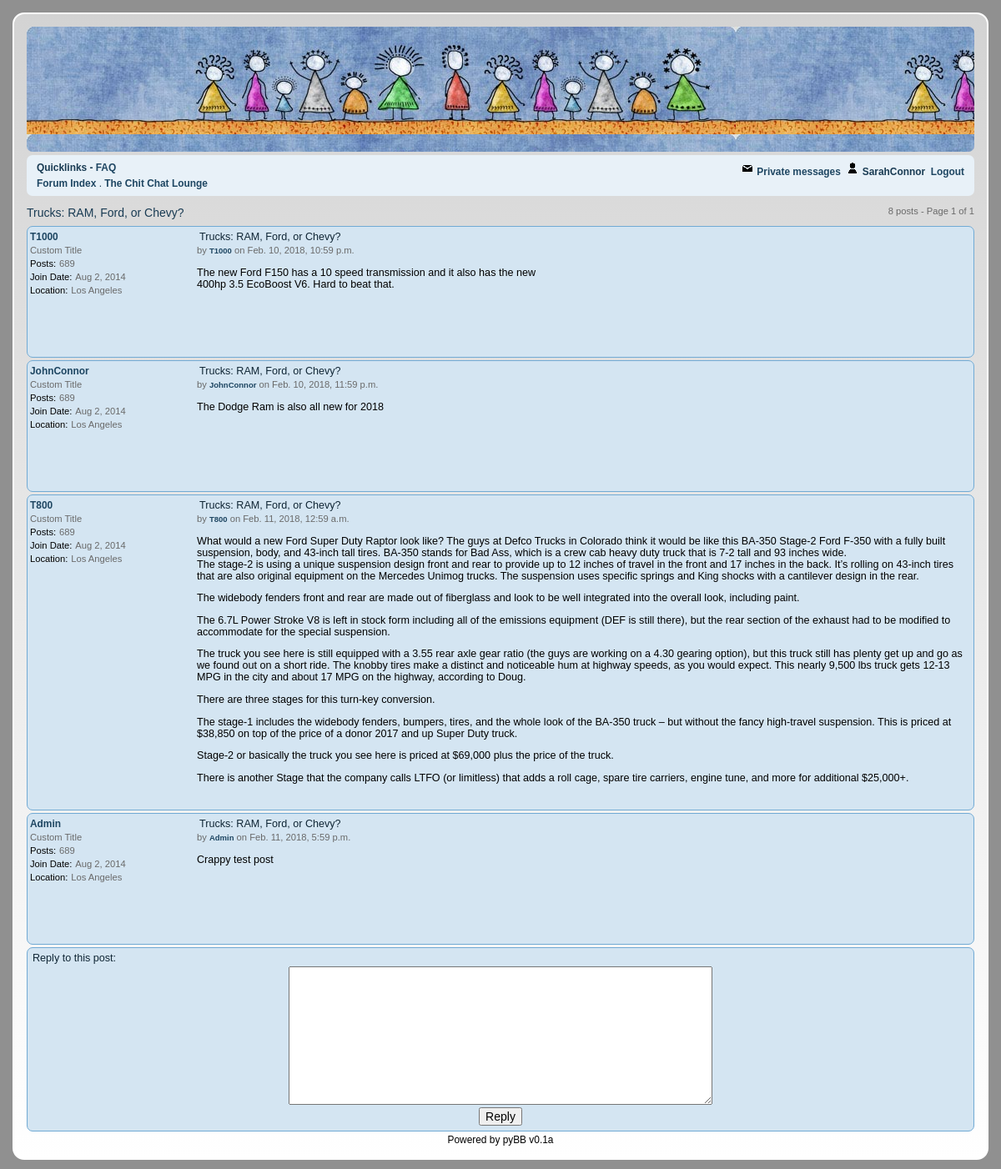
The app's page /viewtopic/2/ (signed in) with its own data.
### board/models.py (models this page shows, shortened)
class Topic(models.Model):
	forum = models.ForeignKey(Forum)
	title = models.CharField(max_length=80)
	created = models.DateTimeField(null=True)
	last_post_created = models.DateTimeField(null=True)
	last_post_author = models.ForeignKey(User,null=True,related_name='+')
	author = models.ForeignKey(User)
	reply_count = models.IntegerField(default=0)
	view_count = models.IntegerField(default=0)
	post_icon = models.ForeignKey(PostIcon,null=True)

class Forum(models.Model):
	name = models.CharField(max_length=80)
	description = models.CharField(max_length=256)
	last_post_created = models.DateTimeField(null=True)
	last_post_author = models.ForeignKey(User,null=True,related_name='+')
	topics_count = models.IntegerField(default=0)
	posts_count = models.IntegerField(default=0)

class Post(models.Model):
	body    = models.TextField(max_length=10000)
	created = models.DateTimeField()
	topic   = models.ForeignKey(Topic)
	author  = models.ForeignKey(User, null=True)

### board/views.py (the view)
# urls.py: url(r'^viewtopic/(?P<topic_id>\d+)/', board.views.view_topic, name='viewtopic'),
def view_topic(request, topic_id):
	topic_post_list = Post.objects.filter(topic=topic_id).order_by('created')
	topic = Topic.objects.get(pk=topic_id)
	context = { 'topic_post_list': topic_post_list,
				'topic': topic,}
	topic.view_count = topic.view_count + 1
	topic.save()
	return render(request, 'board/viewtopic.html', context)

### board/templates/board/viewtopic.html (shortened to what this page needs)
{% extends 'board/base.html' %}
{% block content %}
	<div class='forum-titlebar'>
		{% if topic %}
			<span class='forum-title'>{{ topic.title }}</span>
			<span class='forum-title-info'>{{ topic.reply_count }} posts - Page 1 of 1</span>
		{% else %}
			No topic found
		{% endif %}
	</div>
	<div class='post-bg'>
		<div class='forumb-bg-inner'>
			{% if topic_post_list %}
				{% for p in topic_post_list %}
					<div class='post-container'>
						<div class='section-post-userprofile'>
							<span class='post-username'><a href="{% url 'profile' p.author.id %}">{{ p.author }}</a></span><br>
							<span class='post-fielddata'>Custom Title</span><br>
							<span class='post-field'>Posts:</span> <span class='post-fielddata'>689</span><br>
							<span class='post-field'>Join Date:</span> <span class='post-fielddata'>Aug 2, 2014</span><br>
							<span class='post-field'>Location:</span> <span class='post-fielddata'>Los Angeles</span><br>
						</div>
						<div class='section-post-body'>
							<span class='post-title'>
								{{ topic.title }}
							</span><br>
							<span class='post-detail'>
							by <span class='post-username'><a href="{% url 'profile' p.author.id %}">{{ p.author }}</a></span> on
								{{ p.created }}
							</span><br>
							<span class='post-body'>
							{{ p.body|linebreaks }}
							</span>
							<br>
						</div>
					</div>
				{% endfor %}
			{% else %}
				<p>No replies to this topic</p>
			{% endif %}
			<div class='post-container'>
			{% if user.is_authenticated %}
				<span class='post-title'>Reply to this post:</span><br>
				<div class='post-reply-box'>
					<form action="{% url 'submit_new_reply' topic.id %}" method='post'>
						<textarea name="post_body" id="post_body" rows="10" cols="60"/></textarea>
						<br>
						<input type="submit" value="Reply"/>
					</form>
				</div>
			{% else %}
				<span class='post-title'>You must be logged in to reply</span><br>
			{% endif %}
			</div>
		</div>
	</div>
{% endblock %}

### board/templates/board/base.html (shortened to what this page needs)
<!DOCTYPE html>
{% load static %}
<link rel="stylesheet" href="{% static 'board.css' %}" type="text/css" />
<div class='page-body'>
	<div class='pybb'>
		<div class='page-header'>
		</div>
		<div class='navbar'>
			<div class='navbar-inner'>
				<div class='navbar-main'>
					<div class='navbar-left'>
						Quicklinks - <a href="{% url 'faq' %}">FAQ</a>
					</div>
					<div class='navbar-right'>
						{% if user.is_authenticated %}
							<a href="{% url 'messages' %}"><img src='/static/pm.png'>&nbsp;Private messages</a>&nbsp;
							<img src='/static/profile.png'>&nbsp;{{ user.get_username }}&nbsp;
							<a href="{% url 'logout' %}?next={{request.path}}">Logout</a>
						{% else %}
							<a href="{% url 'login' %}?next={{request.path}}">Login</a>
						{% endif %}
					</div>
				</div>
				<div class='navbar-breadcrumbs'>
					<span><a href="{% url 'index' %}">Forum Index</a></span>
					{% if topic %}
						<span>.</span>
						<span><a href="{% url 'viewforum' topic.forum.id %}">{{ topic.forum.name }}</a></span>
					{% endif %}
				</div>
			</div>
		</div>
{% block content %}
{% endblock %}
		<div class='page-footer'>
			<span>Powered by pyBB v0.1a</span>
		</div>
	</div>
</div>

### board/static/board.css (style rules this page uses)
textarea, input, button, select { font-family: inherit; font-size: inherit; }
a:link { font-weight: bold; color: #1e4662; text-decoration: none; }
.page-body { background-color: #909090; padding: 15px; }
.pybb { max-width: 1152px; margin: auto; border: 2px solid white; border-radius: 14px; background: linear-gradient(lightgray, white); padding: 15px; font-size: 14px; font-family: "Lucida Sans Unicode", "Lucida Grande", sans-serif; }
.page-header { background-image: url("/static/header.jpg"); min-height: 150px; border-radius: 7px; }
.page-footer { font-color: darkgray; font-size: 85%; text-align: center; }
.forum-titlebar { color: #193b53; padding-top: 8px; padding-bottom: 5px; }
.forum-title-info { float:right; color: DimGray; font-size: 80%; }
.navbar { background-color:#e8f1f8; color:#193b53; font-size: 85%; border-radius: 7px; }
.navbar a:link { font-weight: bold; color: #1e4662; text-decoration: none; }
.navbar-inner { padding: 8px; margin: 4px 4px 4px 4px; }
.navbar-main { font-weight: bold; }
.navbar-left { float: left; }
.navbar-right { float: right; }
.navbar-breadcrumbs { clear: both; }
.section-post-userprofile { float: left; width: 200px; min-height: 150px; }
.section-post-body { min-height:150px; overflow: hidden; }
.post-container { padding: 3px; background-color: #d4e5f2; margin: 3px 0px 3px 0px; border-color: #71aad4; border-style: solid; border-width: 1px; border-radius: 7px; }
.post-username { font-size: 85%; font-weight:bold; color: #193b53; }
.post-field { font-size: 80%; }
.post-fielddata { font-size: 80%; color: DimGray; }
.post-title { color: #102635; font-size: 90%; padding: 3px; }
.post-detail { font-size: 80%; color: DimGray; }
.post-body { font-size: 90%; }
.post-reply-box { text-align: center; padding: 3px; }

### records on screen
Topic: forum.name "The Chit Chat Lounge", title "Trucks: RAM, Ford, or Chevy?", reply_count "8"
Post: author "T1000", created "Feb. 10, 2018, 10:59 p.m.", body "The new Ford F150 has a 10 speed transmission and it also has the new 400hp 3.5 EcoBoost V6. Hard to beat that."
Post: author "JohnConnor", created "Feb. 10, 2018, 11:59 p.m.", body "The Dodge Ram is also all new for 2018"
Post: author "T800", created "Feb. 11, 2018, 12:59 a.m.", body "What would a new Ford Super Duty Raptor look like? The guys at Defco Trucks in Colorado think it would be like this BA-350 Stage-2 Ford F-350 with a fully built suspension, body, and 43-inch tall tires. BA-350 stands for Bad Ass, which is a crew cab heavy duty truck that is 7-2 tall and 93 inches wide. The stage-2 is using a unique suspension design front and rear to provide up to 12 inches of travel in the front and 17 inches in the back. It’s rolling on 43-inch tires that are also original equipment on the Mercedes Unimog trucks. The suspension uses specific springs and King shocks with a cantilever design in the rear. The widebody fenders front and rear are made out of fiberglass and…"
Post: author "Admin", created "Feb. 11, 2018, 5:59 p.m.", body "Crappy test post"

### other values on screen
{{ user.get_username }} "SarahConnor"
